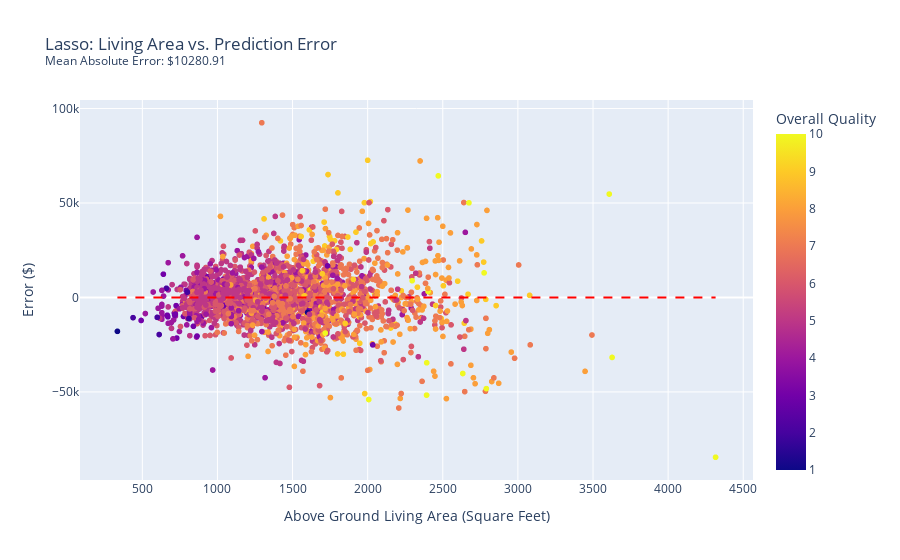

The notebook cell saved with this chart:
### Code cell
lasso_predictions = lasso_pipe.predict(X)
lasso_mae = mean_absolute_error(y, lasso_predictions)
import plotly.express as px
import pandas as pd

# Assuming X is a DataFrame and y, predictions are Series
# Combine y and predictions into a DataFrame for easy handling
data = pd.DataFrame({
    'GrLivArea': X['GrLivArea'],
    'OverallQual': X['OverallQual'],
    'Error': y - lasso_predictions
})

# Create the plot
fig = px.scatter(
    data, x='GrLivArea', y='Error',
    color=np.sqrt(X.OverallQual), 
    title=f'Lasso: Living Area vs. Prediction Error<br><sup>Mean Absolute Error: ${lasso_mae:.2f}</sup>',
    labels={'GrLivArea': 'Above Ground Living Area (Square Feet)', 
            'Error': 'Error ($)',
            'color': 'Overall Quality'}
)

# Add a horizontal line at y=0
fig.add_shape(type="line",
              x0=min(data['GrLivArea']), x1=max(data['GrLivArea']),
              y0=0, y1=0,
              line=dict(color="red", dash="dash"))

# Show plot
fig.show()

### Figure 1 — Plotly figure (JSON) as saved in the notebook; plotly's stock layout.template omitted (floating-point values rounded to 4 significant figures; data arrays with more than 128 entries replaced by an {"elided": "..."} marker saying what was removed)
{"data": [{"hovertemplate": "Above Ground Living Area (Square Feet)=%{x}<br>Error ($)=%{y}<br>Overall Quality=%{marker.color}<extra></extra>", "legendgroup": "", "marker": {"color": {"elided": "2333 int values"}, "coloraxis": "coloraxis", "symbol": "circle"}, "mode": "markers", "name": "", "showlegend": false, "type": "scattergl", "x": {"elided": "2333 int values"}, "xaxis": "x", "y": {"elided": "2333 float values"}, "yaxis": "y"}], "layout": {"coloraxis": {"colorbar": {"title": {"text": "Overall Quality"}}, "colorscale": [[0, "#0d0887"], [0.1111, "#46039f"], [0.2222, "#7201a8"], [0.3333, "#9c179e"], [0.4444, "#bd3786"], [0.5556, "#d8576b"], [0.6667, "#ed7953"], [0.7778, "#fb9f3a"], [0.8889, "#fdca26"], [1, "#f0f921"]]}, "legend": {"tracegroupgap": 0}, "shapes": [{"line": {"color": "red", "dash": "dash"}, "type": "line", "x0": 334, "x1": 4316, "y0": 0, "y1": 0}], "title": {"text": "Lasso: Living Area vs. Prediction Error<br><sup>Mean Absolute Error: $10280.91</sup>"}, "xaxis": {"anchor": "y", "domain": [0, 1], "title": {"text": "Above Ground Living Area (Square Feet)"}}, "yaxis": {"anchor": "x", "domain": [0, 1], "title": {"text": "Error ($)"}}}}
